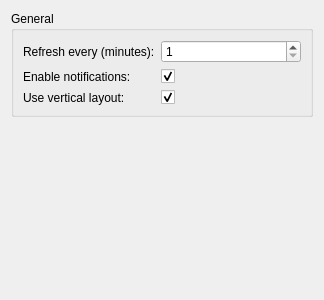
<?xml version="1.0" encoding="UTF-8"?>
<ui version="4.0">
 <class>Dialog</class>
 <widget class="QDialog" name="Dialog">
  <property name="geometry">
   <rect>
    <x>0</x>
    <y>0</y>
    <width>324</width>
    <height>300</height>
   </rect>
  </property>
  <property name="windowTitle">
   <string>Dialog</string>
  </property>
  <layout class="QGridLayout" name="gridLayout">
   <item row="1" column="0">
    <widget class="QGroupBox" name="groupGeneral">
     <property name="title">
      <string>General</string>
     </property>
     <layout class="QGridLayout" name="gridLayout_5">
      <item row="0" column="0">
       <layout class="QGridLayout" name="gridLayout_4">
        <item row="1" column="2">
         <widget class="QSpinBox" name="kcfg_refreshevery">
          <property name="sizePolicy">
           <sizepolicy hsizetype="MinimumExpanding" vsizetype="Fixed">
            <horstretch>0</horstretch>
            <verstretch>0</verstretch>
           </sizepolicy>
          </property>
          <property name="toolTip">
           <string>Refresh data every X minutes</string>
          </property>
          <property name="minimum">
           <number>1</number>
          </property>
          <property name="maximum">
           <number>180</number>
          </property>
         </widget>
        </item>
        <item row="1" column="0">
         <widget class="QLabel" name="lblRefreshevery">
          <property name="text">
           <string>Refresh every (minutes):</string>
          </property>
         </widget>
        </item>
        <item row="2" column="2">
         <widget class="QCheckBox" name="kcfg_enablenotifications">
          <property name="toolTip">
           <string>Display a notification in case of new release of a favorite distribution</string>
          </property>
          <property name="statusTip">
           <string notr="true"/>
          </property>
          <property name="text">
           <string/>
          </property>
          <property name="checked">
           <bool>true</bool>
          </property>
         </widget>
        </item>
        <item row="2" column="0">
         <widget class="QLabel" name="label">
          <property name="text">
           <string>Enable notifications:</string>
          </property>
         </widget>
        </item>
	<item row="3" column="2">
	  <widget class="QCheckBox" name="kcfg_isvertical">
	  <property name="toolTip">
	    <string>If selected, buttons will be displayed on the top of the plasmoid. Otherwise, on the left.</string>
	  </property>
	  <property name="statusTip">
	    <string notr="true"/>
	  </property>
	  <property name="text">
	    <string/>
	  </property>
	  <property name="checked">
	    <bool>true</bool>
	  </property>
	  </widget>
	</item>
	<item row="3" column="0">
	  <widget class="QLabel" name="label">
	  <property name="text">
	    <string>Use vertical layout:</string>
	  </property>
	  </widget>
	</item>
	</layout>
      </item>
     </layout>
    </widget>
   </item>
   <item row="0" column="0">
    <layout class="QVBoxLayout" name="verticalLayout"/>
   </item>
   <item row="3" column="0">
    <spacer name="verticalSpacer">
     <property name="orientation">
      <enum>Qt::Vertical</enum>
     </property>
     <property name="sizeHint" stdset="0">
      <size>
       <width>20</width>
       <height>40</height>
      </size>
     </property>
    </spacer>
   </item>
  </layout>
 </widget>
 <tabstops>
  <tabstop>kcfg_refreshevery</tabstop>
 </tabstops>
 <resources/>
 <connections/>
</ui>
